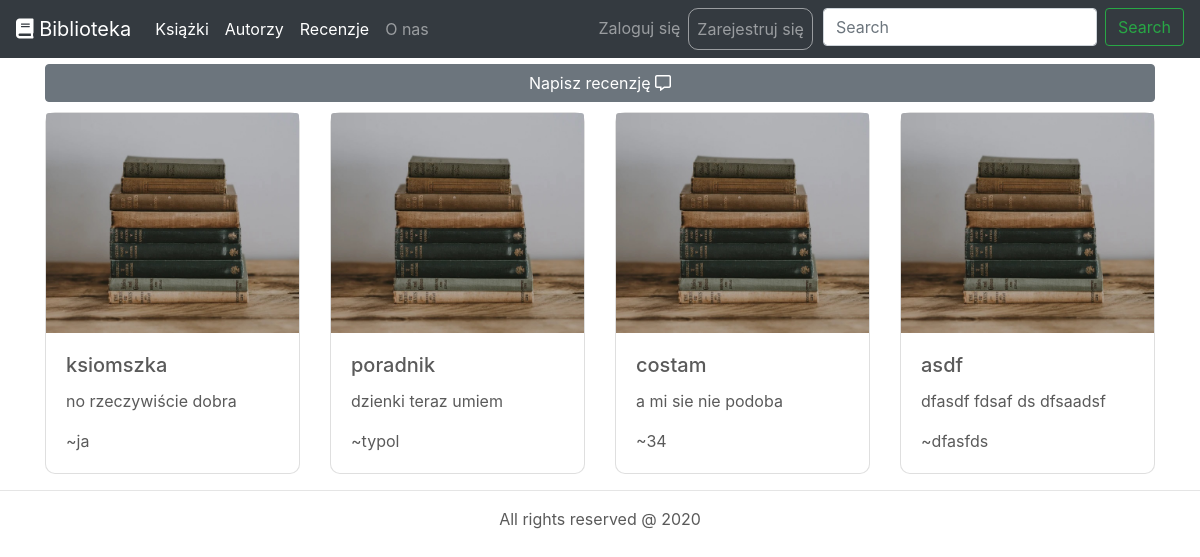
Page /recenzje on the committed database.
### books/models.py (models this page shows, shortened)
class Review(models.Model):
    book = models.ForeignKey(to=Book, verbose_name="recenzowana książka", on_delete=models.CASCADE)
    author = models.CharField(verbose_name="autor recenzji", max_length=250)
    content = models.TextField(verbose_name="treść recenzji")
    is_recommended = models.BooleanField(verbose_name="polecam innym")
    class Meta:
        verbose_name = "recenzja"
        verbose_name_plural = "recenzje"

class Book(models.Model):
    title = models.CharField(verbose_name="Tytuł", max_length=100)
    short_description = models.TextField(verbose_name="Opis")
    published = models.DateField()
    photo = models.ImageField(verbose_name="zdjęcie", blank=True)
    author = models.ManyToManyField(to="books.Author", verbose_name="autorzy", related_name="books")
    class Meta:
        ordering = ["title"]
        verbose_name = "książka"
        verbose_name_plural = "książki"

### books/views.py (the view)
# urls.py: path("recenzje", views.ReviewList.as_view(), name="review_list"),
class ReviewList(ListView):
    model = Review
    template_name = "books/review_list.html"

### books/templates/books/review_list.html
{% extends 'base.html' %}
{% load static %}
{% block content %}
    <div class="container mt-3" style="border-radius: 50px">
        <a href="{% url 'review_create' %}" class="btn btn-secondary btn-block"  >
            Napisz recenzję <i class="far fa-comment-alt"></i>
        </a>
        <div class="row" style="border-radius: 50px">
            {% for review in review_list %}
                {% include "components/review_tiles.html" %}
            {% endfor %}
        </div>
    </div>
    <hr>
{% endblock %}

### books/templates/components/review_tiles.html
{% load static %}
<div class="col-12 col-md-3" style="padding-top: 10px">
    <div class="card h-100" style="border-radius: 10px">
        {% if review.book.photo.url is not None %}
            <a href="{% url 'review_details' review.id %}"><img  src="{{ review.book.photo.url }}" class="card-img-top" alt="..." style="height: 220px; object-fit: cover"></a>
        {% else %}
            <a href="{% url 'review_details' review.id %}"><img  src="{% static '3.jpg' %}" class="card-img-top" alt="..."style="height: 220px; object-fit: cover"></a>
        {% endif %}
        <div class="card-body" >
            <h5 class="card-title"><a href="{% url 'review_details' review.id %}">{{ review.book.title }}</a></h5>
            <p class="card-text">{{ review.content|truncatewords:10 }}</p>
            <p class="card-text" style="">~{{ review.author }}</p>
        </div>
    </div>
</div>

### books/static/css/carousel.css (style rules this page uses)
body { padding-top: 3rem; padding-bottom: 3rem; color: #5a5a5a; }

### books/static/css/all.css (style rules this page uses)
.fa, .fas, .far, .fal, .fad, .fab { -moz-osx-font-smoothing: grayscale; -webkit-font-smoothing: antialiased; display: inline-block; font-style: normal; font-variant: normal; text-rendering: auto; line-height: 1; }
.fa-comment-alt:before { content: "\f27a"; }
.far { font-family: 'Font Awesome 5 Free'; font-weight: 400; }

### books/static/css/style.css (style rules this page uses)
.card-title a:link { color: inherit; }

### rows in the picture
Review: book "ksiomszka", content "no rzeczywiście dobra", author "ja"
Review: book "poradnik", content "dzienki teraz umiem", author "typol"
Review: book "costam", content "a mi sie nie podoba", author "34"
Review: book.photo (picture), book "asdf", content "dfasdf fdsaf ds dfsaadsf", author "dfasfds"
